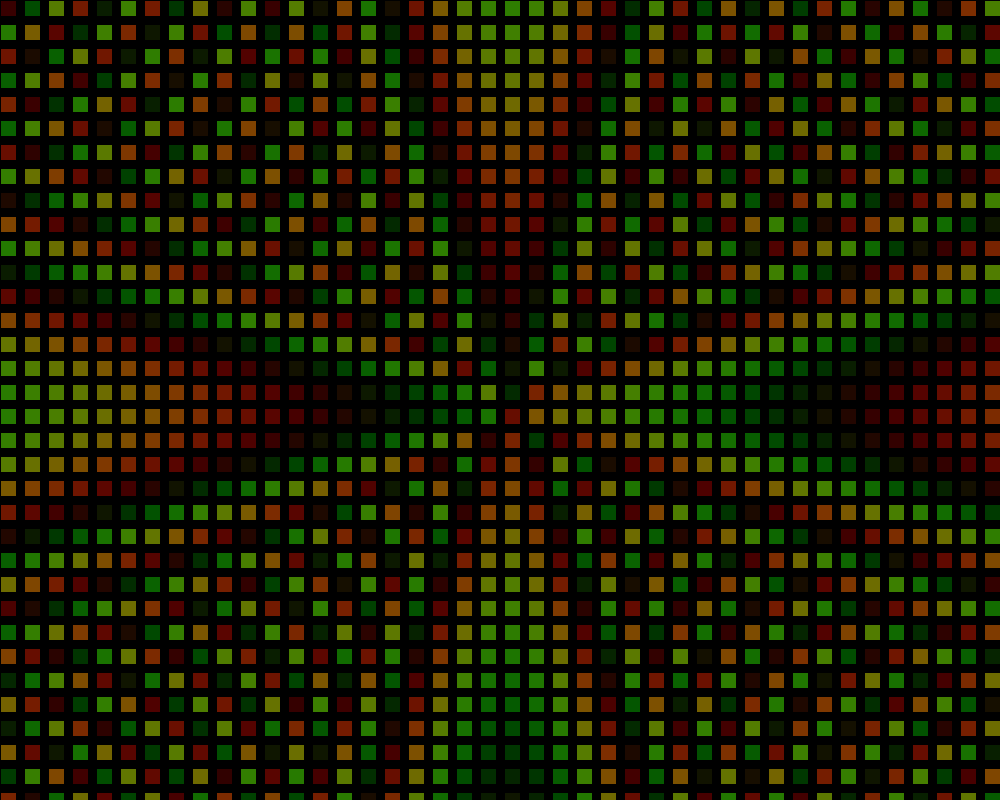
Frame 1 (no input)
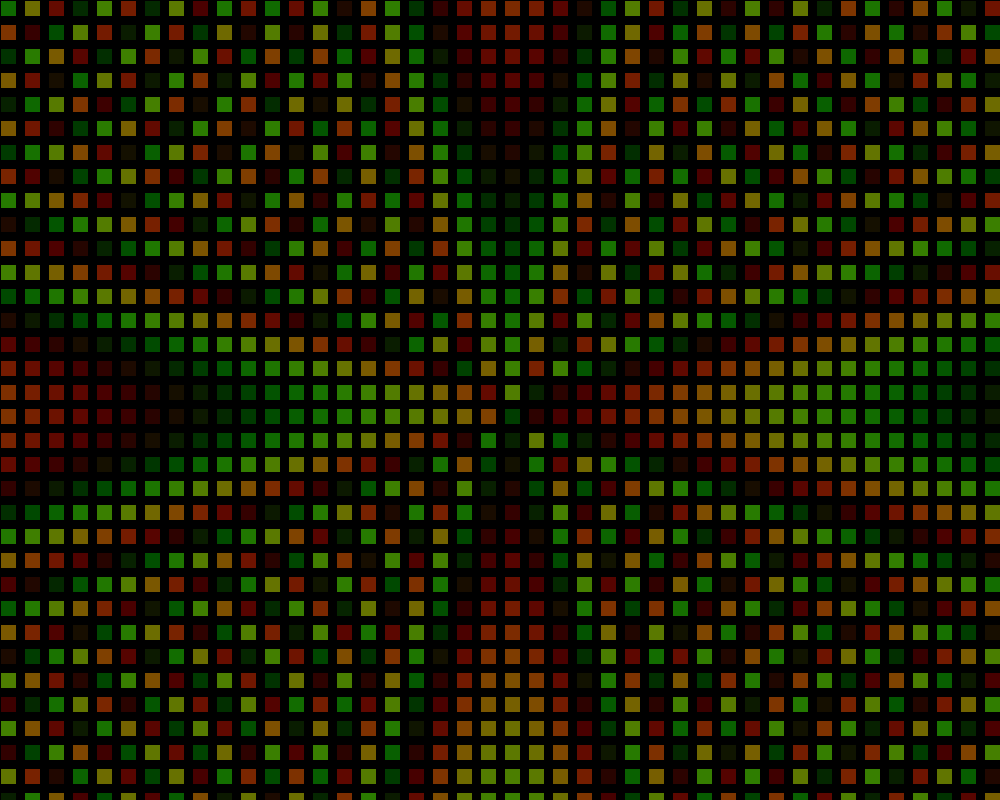
Frame 60 (the mouse pressed at the canvas centre just before this capture)
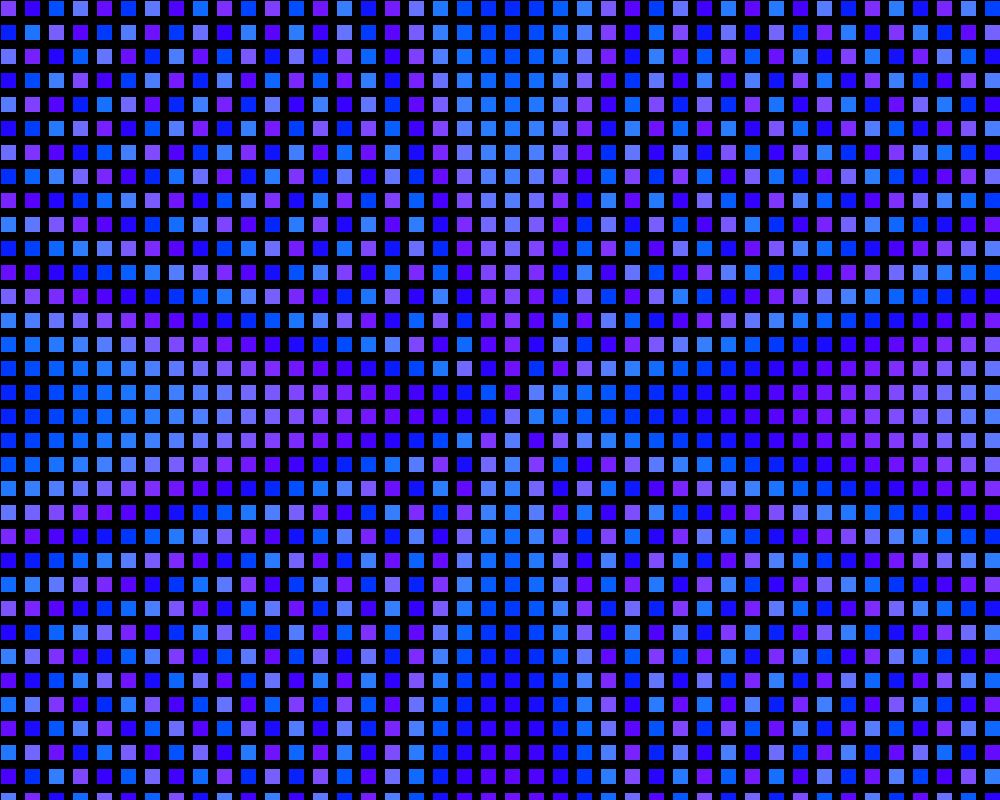
Frame 120 (the mouse held since frame 60 and released just before this capture)

The Processing sketch that drew these frames (run headless with seeded random() and noise(); from frame 60 on, the mouse is pressed at the canvas centre):

// Processing sketch: snowflake
// ── snowflake.pde
// The world pixel by pixel 2018
// Daniel Rozin
// grid of rectangles changing color with a sine wave

int cellSize= 24;                  // the size of each element
float count = 0;
void setup() {
  size(1000, 800);
}

void draw() {
  background (0); 
  float mouseMove = mouseX*mouseY;
  count++;
  for (int x = 0; x < width; x+=cellSize) {
    for (int y = 0; y < height; y+=cellSize) {  
      
      float snowflake = dist(500, 400, x, y);   //this one uses the mouse as center
      snowflake += count;                             // adds incremental growth  
      snowflake /= 4;                                // make it into a smaller number            
      float newRed= map(sin(snowflake),-1,1,0,255); // get the sinus of the number in order to get a value that has a gratious movement
      float newGreen = map(cos(snowflake),-1,1,0,255);
      float newBlue = map(mouseMove,0,80000,0,255);
      //println(newRed, newGreen, newBlue);
      fill(newRed/2, newGreen/2, newBlue/2);                               // sin() values go from -1 to 1 so we map that to 0 - 255
      rect(x, y, cellSize/1.5, cellSize/1.5);
    }
  }
}
